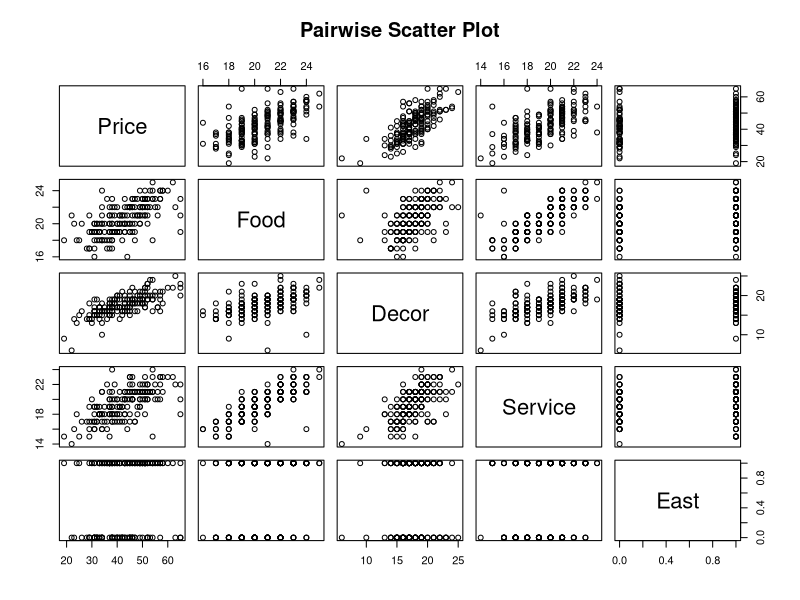

The R source for this figure:
setwd("C:/Users/Urvashi/Desktop/Study/Courses/Data Science For Engineers/R Examples")
nyc <- read.csv("nyc.csv")
View(nyc)
head(nyc)
tail(nyc)

plot(nyc, main = "Pairwise Scatter Plot")
round(cor(nyc),3)

nycmod_1 <- lm(Price~Food+Service+Decor+East,data=nyc)
nycmod_2 <- lm(Price~., data = nyc)
summary(nycmod_1)

nycmod_3 <- lm(Price~Food+Decor+East,data=nyc)
summary(nycmod_3)